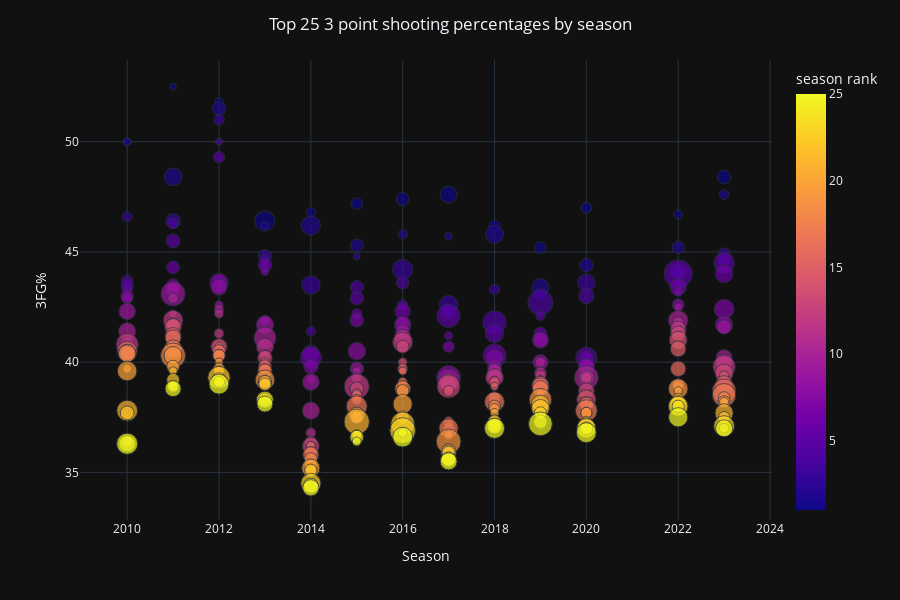

The notebook cell this image was saved under:
### Markdown cell above
### Top individual 3 point %'s Each season
- select the top 25 3 point field goal percentages for each season
- create scatter plot with:
    - x-axis as the season
    - y-axis as 3FG%
    - size of data points represents # of 3FG attempts, bigger = more attempts per game (for stronger visualization, squared it)
    - color of data points represents the rank (1-25) of the 3FG% for that year

### Code cell
q = """
    SELECT season, fga3, fg3_percent, season_rank
    FROM (  SELECT player_shooting.*,
                row_number() OVER (PARTITION BY season ORDER BY fg3_percent DESC) AS season_rank
            FROM player_shooting 
            NATURAL JOIN player_info
            WHERE games_played > 10 AND fgm3 >= 1
          ) player_shooting
    WHERE season_rank >= 1 AND season_rank <= 25
"""


result = read_query(connection, q, None)
df = pd.DataFrame(result, columns=['Season', '3fga', '3fg%', 'season rank'])


fig = px.scatter(df, 'Season', '3fg%', size=df['3fga']**2, color='season rank')
fig.update_layout(template="plotly_dark",
                  width=900,
                  height=600,
                  title='Top 25 3 point shooting percentages by season',
                  xaxis_title='Season',
                  yaxis_title='3FG%',
                  title_x=0.5)
fig.show()

#save Figure as jpg image
fig.write_image("images/ind_top25_3fg_pct_by_season.jpeg")

### Figure 1 — Plotly figure (JSON) as saved in the notebook; plotly's stock layout.template omitted (floating-point values rounded to 4 significant figures; data arrays with more than 128 entries replaced by an {"elided": "..."} marker saying what was removed)
{"data": [{"hovertemplate": "Season=%{x}<br>3fg%=%{y}<br>size=%{marker.size}<br>season rank=%{marker.color}<extra></extra>", "legendgroup": "", "marker": {"color": {"elided": "325 int values"}, "coloraxis": "coloraxis", "size": {"elided": "325 float values"}, "sizemode": "area", "sizeref": 0.1936, "symbol": "circle"}, "mode": "markers", "name": "", "orientation": "v", "showlegend": false, "type": "scatter", "x": {"elided": "325 int values"}, "xaxis": "x", "y": {"elided": "325 float values"}, "yaxis": "y"}], "layout": {"coloraxis": {"colorbar": {"title": {"text": "season rank"}}, "colorscale": [[0, "#0d0887"], [0.1111, "#46039f"], [0.2222, "#7201a8"], [0.3333, "#9c179e"], [0.4444, "#bd3786"], [0.5556, "#d8576b"], [0.6667, "#ed7953"], [0.7778, "#fb9f3a"], [0.8889, "#fdca26"], [1, "#f0f921"]]}, "height": 600, "legend": {"itemsizing": "constant", "tracegroupgap": 0}, "margin": {"t": 60}, "title": {"text": "Top 25 3 point shooting percentages by season", "x": 0.5}, "width": 900, "xaxis": {"anchor": "y", "domain": [0, 1], "title": {"text": "Season"}}, "yaxis": {"anchor": "x", "domain": [0, 1], "title": {"text": "3FG%"}}}}
